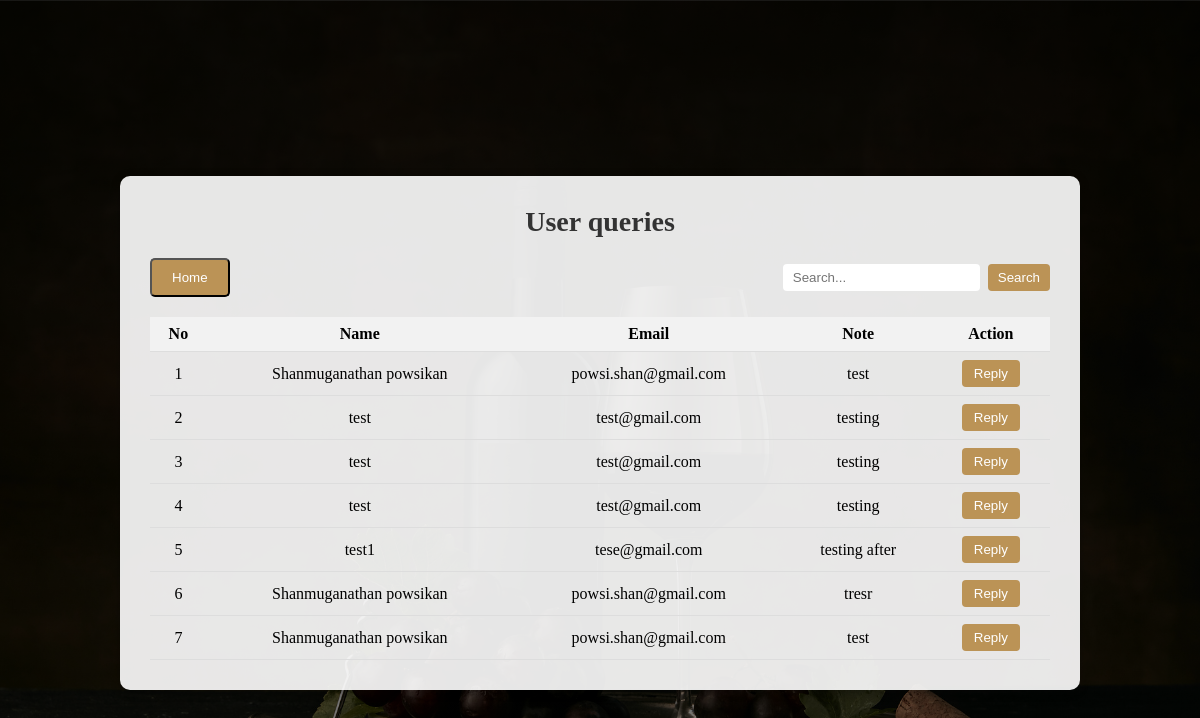
/Admin/displayquery.php, run on the app's committed database.
### tables this page shows
CREATE TABLE `displayq` (
  `No` int(100) NOT NULL,
  `Name` varchar(100) NOT NULL,
  `Email` varchar(100) NOT NULL,
  `Note` varchar(255) NOT NULL
);

### Admin/displayquery.php (the view, shortened to what this page needs)
<?php
include 'connect.php';
$searchQuery = "";
if (isset($_POST['search'])) {
  $searchQuery = $_POST['searchQuery'];
  $query = "SELECT * FROM displayq WHERE Name LIKE '%$searchQuery%' OR Email LIKE '%$searchQuery%' OR Note LIKE '%$searchQuery%'";
} else {
  $query = "SELECT * FROM displayq";
}
$result = mysqli_query($con, $query);
?>
<!DOCTYPE html>
<html>
<head>
  <link rel="stylesheet" type="text/css" href="displayuser.css">
</head>
<body>
<div class="container">
    <h2><a href="display.php" class="heading-link">User queries</a></h2>
    <div class="header">
      <div class="button-container">
        <button class="home-button"><a href="admintest.php">Home</a></button>
      </div>
      <form method="POST" class="search-container">
      <input type="text"  id="search-input" name="searchQuery" placeholder="Search..." value="<?php echo $searchQuery; ?>">
      <button type="submit" id="search-button" name="search">Search</button>
      </form>
    </div>
    <table class="user-table">
  <tr>
    <th> No</th>
    <th>Name</th>
    <th>Email</th>
    <th>Note</th>
    <th>Action</th>
  </tr>
  <?php
  if ($result && mysqli_num_rows($result) > 0) {
    while ($row = mysqli_fetch_assoc($result)) {
      $ID = $row['No'];
      $Name = $row['Name'];
      $Email = $row['Email'];
      $Note = $row['Note'];
      echo '<tr>
         <td> ' . $ID . '</td>
         <td> ' . $Name . '</td>
         <td> ' . $Email . '</td>
         <td> ' . $Note . '</td>
         <td>
           <button class="edit-button"><a href="reply.php?replyid=' . $ID . '">Reply</a></button>
        </td>
        </tr>';
    }
  } else {
    echo "<tr><td colspan='7'>No data available</td></tr>";
  }
  ?>
</table>
  </div>
</body>
</html>

### Admin/displayuser.css (style rules this page uses)
body { background: linear-gradient(to bottom, rgba(0, 0, 0, 0.8), rgba(0, 0, 0, 0.5)), url(bg.svg); background-size: cover; background-repeat: no-repeat; background-position: center; min-height: 100vh; display: flex; justify-content: center; align-items: center; }
.container { width: 900px; margin: 50px auto 0; padding: 30px; background-color: rgba(255, 255, 255, 0.9); border-radius: 10px; box-shadow: 0 2px 10px rgba(0, 0, 0, 0.3); text-align: center; }
.container h2 { margin-top: 0; text-align: center; color: #333; font-size: 28px; margin-bottom: 20px; }
.heading-link { text-decoration: none; color: inherit; }
.header { display: flex; justify-content: space-between; align-items: center; margin-bottom: 20px; }
.search-container { display: flex; align-items: center; }
#search-input { padding: 6px 10px; border: none; border-radius: 4px; margin-right: 8px; }
#search-button { padding: 6px 10px; border: none; border-radius: 4px; background-color: #bb9356; color: #fff; cursor: pointer; transition: background-color 0.3s; }
.button-container { display: flex; align-items: center; }
.home-button { display: inline-block; padding: 10px 20px; background-color: #bb9356; color: #fff !important; text-decoration: none !important; border-radius: 5px; text-align: center; margin-right: 20px; transition: background-color 0.3s; }
.home-button a { color: #fff !important; text-decoration: none !important; }
.user-table { width: 100%; margin-top: 20px; border-collapse: collapse; }
.user-table th, .user-table td { padding: 8px; border-bottom: 1px solid #ddd; }
.user-table th { background-color: #f2f2f2; font-weight: bold; }
.edit-button { display: inline-block; padding: 6px 12px; background-color: #bb9356; color: #fff; border: none; border-radius: 4px; text-decoration: none; cursor: pointer; transition: background-color 0.3s; }
.edit-button a { color: #fff; text-decoration: none; }

### data on the page
displayq: No "1", Name "Shanmuganathan powsikan", Email "powsi.shan@gmail.com", Note "test"
displayq: No "2", Name "test", Email "test@gmail.com", Note "testing"
displayq: No "3", Name "test", Email "test@gmail.com", Note "testing"
displayq: No "4", Name "test", Email "test@gmail.com", Note "testing"
displayq: No "5", Name "test1", Email "tese@gmail.com", Note "testing after"
displayq: No "6", Name "Shanmuganathan powsikan", Email "powsi.shan@gmail.com", Note "tresr"
displayq: No "7", Name "Shanmuganathan powsikan", Email "powsi.shan@gmail.com", Note "test"
